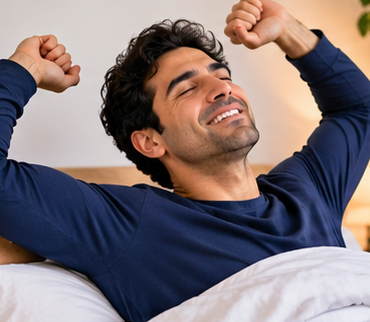
#> input picture videos/tagesablauf/bilder/1_aufstehen.png, 370 x 322 px
$ python render.py bilder/logo.png
#> lines starting #> are read from the running program, lines starting #| are printed output that depends on the picture
#> in blob, `img = Image.new("RGBA", (2 * r, 2 * r), (0, 0, 0, 0))`: img: PIL image 720x720 RGBA; every value is 0
#> in blob, `ImageDraw.Draw(img).ellipse((0, 0, 2 * r, 2 * r), fill=color)`:
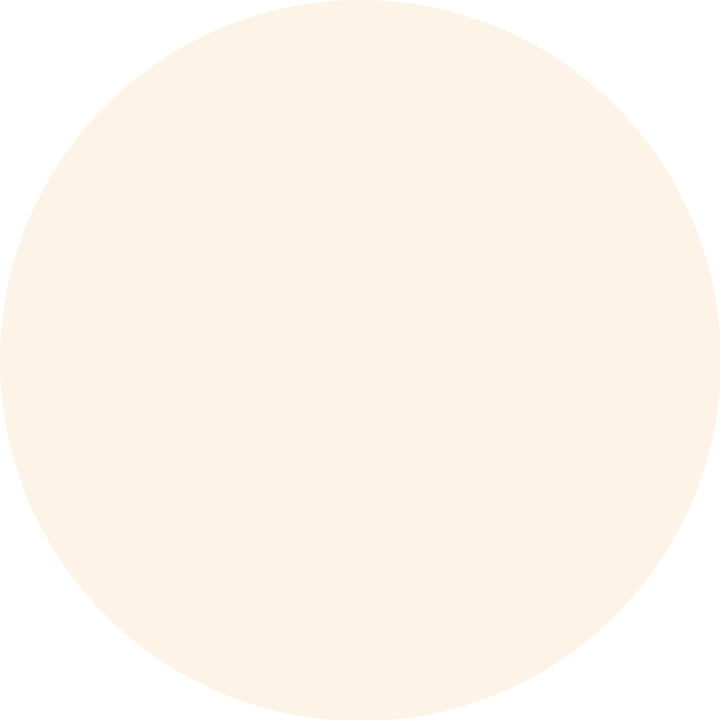
#> img: PIL image 720x720 RGBA; mean R, G, B, A 186.6, 110.2, 15.7, 20.5; transparent parts drawn white
#> in blob (call 2), `img = Image.new("RGBA", (2 * r, 2 * r), (0, 0, 0, 0))`: img: PIL image 600x600 RGBA; every value is 0
#> in blob (call 3), `img = Image.new("RGBA", (2 * r, 2 * r), (0, 0, 0, 0))`: img: PIL image 520x520 RGBA; every value is 0
"""
Rendert das A1-Lernvideo "Mein Tagesablauf" (1080x1920, 30 fps, 60 s, MP4).

    python3 render.py             -> tagesablauf.mp4
    python3 render.py --preview   -> vorschau/*.png (einzelne Bilder, schnell)

Texte, Zeiten und Farben stehen in inhalt.py (nicht hier).
"""
import math
import os
import re
import subprocess
import sys
import wave
from functools import lru_cache
from multiprocessing import Pool
from pathlib import Path

import numpy as np
from PIL import Image, ImageDraw, ImageFilter, ImageFont, ImageOps

HERE = Path(__file__).resolve().parent
sys.path.insert(0, str(HERE.parent))
sys.path.insert(0, str(HERE))

import inhalt as C  # noqa: E402

W, H, FPS = 1080, 1920, 30
N = len(C.SZENEN)
TOTAL = C.INTRO_DAUER + N * C.SZENEN_DAUER + C.OUTRO_DAUER
N_FRAMES = int(round(TOTAL * FPS))
FONT_DIR = Path("/usr/share/fonts/opentype/inter")

BG, NAVY, ORANGE, GREEN, GREY = (C.FARBE_HINTERGRUND, C.FARBE_TEXT, C.FARBE_VERB,
                                 C.FARBE_AKZENT, C.FARBE_GRAU)
WHITE = (255, 255, 255)

# Layout (y-Positionen) – alles Wichtige oberhalb von ~1600 px (Bedienelemente der Apps)
HEADER_Y = 48
DOTS_Y = 205
CLOCK_Y = 250
CARD = (90, 455, 990, 1220)          # x0, y0, x1, y1
SENT_Y = 1262
SUB_Y = 1440
REPEAT_Y = 1545
TRANS = 0.55                          # Dauer Szenenwechsel


# ======================================================================== Helfer
# [4 lines left out: function font, not called in this run]


def clamp(x, a=0.0, b=1.0):
    return max(a, min(b, x))


def ease_out(t):
    t = clamp(t)
    return 1 - (1 - t) ** 3


def ease_in_out(t):
    t = clamp(t)
    return t * t * (3 - 2 * t)


# [32 lines left out: functions back_out, with_alpha, comp, scaled, not called in this run]


def comp_center(frame, img, cx, cy, s=1.0, alpha=1.0):
    img = scaled(img, s)
    comp(frame, img, (cx - img.width / 2, cy - img.height / 2), alpha)


# [30 lines left out: functions shadow, text_img, pill, not called in this run]


# ======================================================================== Bilder
def prepare_photo(name):
#> called with name = '1_aufstehen.png'
    p = HERE / "bilder" / name
    cw, ch = CARD[2] - CARD[0], CARD[3] - CARD[1]
    img = Image.open(p).convert("RGB")
#> img is the input picture: PIL image 370x322 RGB; mean R, G, B 129.6, 117, 119.8
    img = ImageOps.fit(img, (int(cw * 1.6), int(ch * 1.6)), Image.LANCZOS)
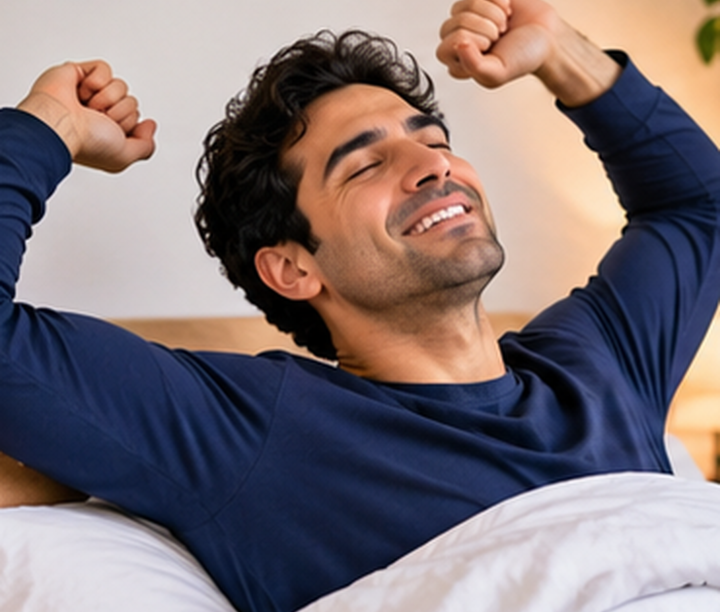
#> img: PIL image 1440x1224 RGB (shown at 1/2 size); mean R, G, B 127.8, 115.2, 118.2
    img = img.filter(ImageFilter.UnsharpMask(radius=2.2, percent=70, threshold=2))
    return img


# [14 lines left out: functions card_mask, card_shadow, not called in this run]


PHOTOS = []
LOGO = None


def load_assets():
    global LOGO
    for sc in C.SZENEN:
        PHOTOS.append(prepare_photo(sc["bild"]))
#> pass 2 of the loop in load_assets, `for sc in C.SZENEN:`:
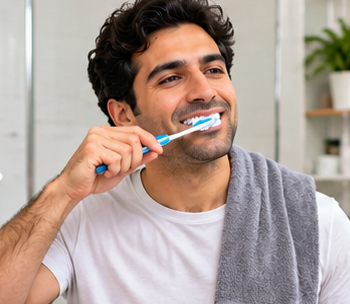
#> input picture videos/tagesablauf/bilder/2_zaehne.png, 350 x 304 px
#> in prepare_photo, img is the input picture: PIL image 350x304 RGB; mean R, G, B 175.6, 158.7, 150.8
#> in prepare_photo (call 2), `img = ImageOps.fit(img, (int(cw * 1.6), int(ch * 1.6)), Image.LANCZOS)`:
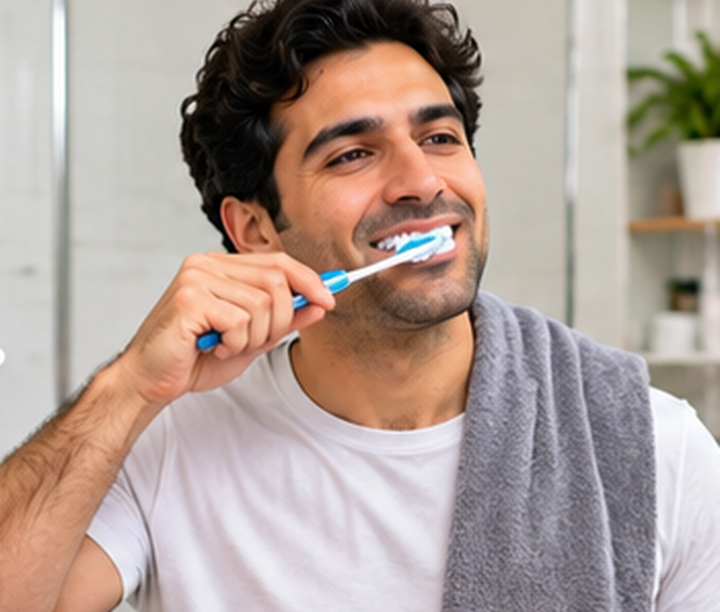
#> img: PIL image 1440x1224 RGB (shown at 1/2 size); mean R, G, B 175.6, 158.5, 150.5
#> pass 3 of the loop in load_assets, `for sc in C.SZENEN:`:
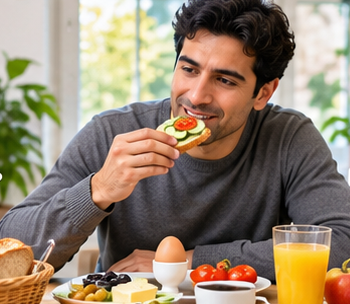
#> input picture videos/tagesablauf/bilder/3_fruehstueck.png, 350 x 304 px
#> in prepare_photo, img is the input picture: PIL image 350x304 RGB; mean R, G, B 148.1, 131.8, 111.8
#> in prepare_photo (call 3), `img = ImageOps.fit(img, (int(cw * 1.6), int(ch * 1.6)), Image.LANCZOS)`:
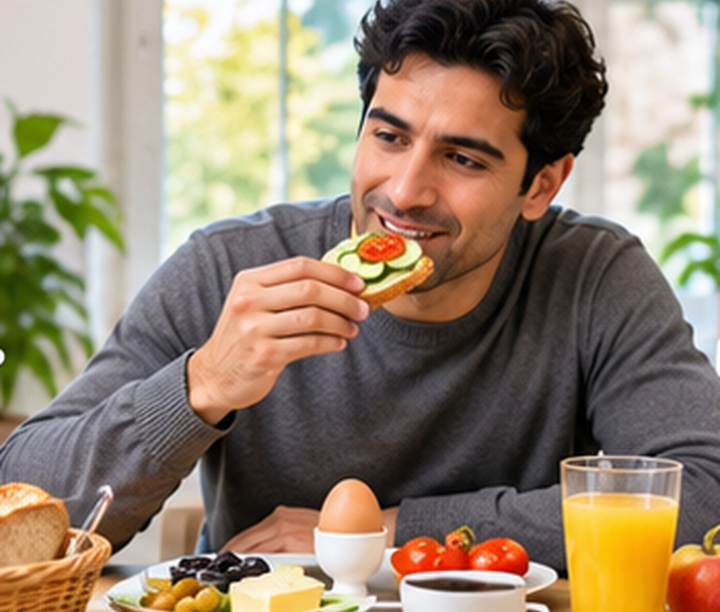
#> img: PIL image 1440x1224 RGB (shown at 1/2 size); mean R, G, B 147.3, 131.1, 111.3
#> the loop made 6 passes; the first 3 are shown
    logo = Image.open(HERE / "bilder" / "logo.png").convert("RGB")
    logo = logo.resize((int(logo.width * 1.45), int(logo.height * 1.45)), Image.LANCZOS)
    logo = logo.filter(ImageFilter.UnsharpMask(radius=1.5, percent=60))
    # Logo auf weisser abgerundeter Karte
    pad = 10
    card = Image.new("RGBA", (logo.width + 2 * pad, logo.height + 2 * pad), (0, 0, 0, 0))
    d = ImageDraw.Draw(card)
    d.rounded_rectangle((0, 0, card.width - 1, card.height - 1), 26, fill=WHITE)
    m = Image.new("L", logo.size, 0)
    ImageDraw.Draw(m).rounded_rectangle((0, 0, logo.width - 1, logo.height - 1), 20, fill=255)
    card.paste(logo, (pad, pad), m)
    LOGO = shadow(card, 14, 40, 6)


# [30 lines left out: functions render_card, tod_color, not called in this run]


def blob(r, color):
    img = Image.new("RGBA", (2 * r, 2 * r), (0, 0, 0, 0))
    ImageDraw.Draw(img).ellipse((0, 0, 2 * r, 2 * r), fill=color)
    return img.filter(ImageFilter.GaussianBlur(30))


BLOBS = [(blob(360, (*ORANGE, 26)), 0.0, (-200, 300)),
         (blob(300, (*NAVY, 14)), 2.0, (700, 900)),
         (blob(260, (*GREEN, 20)), 4.0, (-60, 1450))]


# [5 lines left out: function background, not called in this run]


# ======================================================================== Uhr
def to_min(hhmm):
    h, m = map(int, hhmm.split(":"))
    return h * 60 + m


# [107 lines left out: functions draw_clock, scene_minutes, draw_time_block, parse_marked, sentence_img, fitted_sentence, not called in this run]


SUBS = []        # Untertitel fuer Einleitung und Abschluss
WORD_TIMES = {}  # szene -> Startzeit jedes Wortes (lokal), fuer die Karaoke-Hervorhebung


def word_weight(w):
    return len(w) + (5 if w[-1] in ".!?" else 2 if w[-1] == "," else 1)


# [55 lines left out: functions build_word_times, build_subs, draw_subs, not called in this run]


# ======================================================================== Szenen
def scene_alpha(lt):
    return ease_out(lt / TRANS) * clamp((C.SZENEN_DAUER - lt) / 0.35)


# [54 lines left out: functions draw_header, draw_card_layer, draw_scene, not called in this run]


VOICE_END = {}  # szene -> lokale Zeit, zu der die Stimme fertig ist


# [77 lines left out: functions draw_repeat, draw_intro, draw_outro, not called in this run]


PHOTO_THUMBS = []


# [77 lines left out: functions make_thumbs, minutes_at, render_frame, build_audio, not called in this run]


# ======================================================================== Start
def main():
    load_assets()
    make_thumbs()
    cache = HERE.parent / ".cache"
    cache.mkdir(exist_ok=True)
    wav = cache / "tagesablauf.wav"
    print("Erzeuge Tonspur ...", flush=True)
    timings = build_audio(wav)
    build_subs([x[:3] for x in timings if x[3] is None])
    build_word_times([x for x in timings if x[3] is not None])

    if "--preview" in sys.argv:
        out = HERE / "vorschau"
        out.mkdir(exist_ok=True)
        times = [2.5, 6.0, 9.6, 15.5, 31.0, 50.5, 57.5]
        for ts in times:
            Image.frombytes("RGB", (W, H), render_frame(int(ts * FPS))).save(out / f"t{ts:05.1f}.png")
        print("Vorschau in", out)
        return

    out = HERE / "tagesablauf.mp4"
    cmd = ["ffmpeg", "-y", "-loglevel", "error",
           "-f", "rawvideo", "-pix_fmt", "rgb24", "-s", f"{W}x{H}", "-r", str(FPS), "-i", "-",
           "-i", str(wav),
           "-c:v", "libx264", "-preset", "slow", "-crf", "18", "-profile:v", "high",
           "-pix_fmt", "yuv420p", "-af", "loudnorm=I=-14:TP=-1.0:LRA=9",
           "-c:a", "aac", "-b:a", "192k", "-ar", "48000",
           "-t", f"{TOTAL:.3f}", "-movflags", "+faststart", str(out)]
    proc = subprocess.Popen(cmd, stdin=subprocess.PIPE)
    with Pool(os.cpu_count()) as pool:
        for k, data in enumerate(pool.imap(render_frame, range(N_FRAMES), chunksize=6)):
            proc.stdin.write(data)
            if k % (FPS * 10) == 0:
                print(f"{k / FPS:5.1f}s / {TOTAL:.0f}s", flush=True)
    proc.stdin.close()
    proc.wait()
    print("Fertig:", out)


if __name__ == "__main__":
#> (the run stopped early here; a loop or call above may not have finished)
